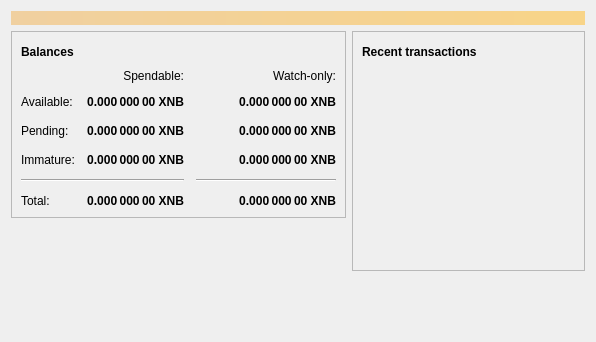
<?xml version="1.0" encoding="UTF-8"?>
<ui version="4.0">
 <class>OverviewPage</class>
 <widget class="QWidget" name="OverviewPage">
  <property name="geometry">
   <rect>
    <x>0</x>
    <y>0</y>
    <width>596</width>
    <height>342</height>
   </rect>
  </property>
  <property name="windowTitle">
   <string>Form</string>
  </property>
  <layout class="QVBoxLayout" name="topLayout">
   <item>
    <widget class="QLabel" name="labelAlerts">
     <property name="visible">
      <bool>false</bool>
     </property>
     <property name="styleSheet">
      <string notr="true">QLabel { background-color: qlineargradient(x1: 0, y1: 0, x2: 1, y2: 0, stop:0 #F0D0A0, stop:1 #F8D488); color:#000000; }</string>
     </property>
     <property name="wordWrap">
      <bool>true</bool>
     </property>
     <property name="margin">
      <number>3</number>
     </property>
     <property name="textInteractionFlags">
      <set>Qt::TextSelectableByMouse</set>
     </property>
    </widget>
   </item>
   <item>
    <layout class="QHBoxLayout" name="horizontalLayout" stretch="1,1">
     <item>
      <layout class="QVBoxLayout" name="verticalLayout_2">
       <item>
        <widget class="QFrame" name="frame">
         <property name="frameShape">
          <enum>QFrame::StyledPanel</enum>
         </property>
         <property name="frameShadow">
          <enum>QFrame::Raised</enum>
         </property>
         <layout class="QVBoxLayout" name="verticalLayout_4">
          <item>
           <layout class="QHBoxLayout" name="horizontalLayout_4">
            <item>
             <widget class="QLabel" name="label_5">
              <property name="font">
               <font>
                <weight>75</weight>
                <bold>true</bold>
               </font>
              </property>
              <property name="text">
               <string>Balances</string>
              </property>
             </widget>
            </item>
            <item>
             <widget class="QPushButton" name="labelWalletStatus">
              <property name="enabled">
               <bool>false</bool>
              </property>
              <property name="maximumSize">
               <size>
                <width>30</width>
                <height>16777215</height>
               </size>
              </property>
              <property name="toolTip">
               <string>The displayed information may be out of date. Your wallet automatically synchronizes with the Xenblocks network after a connection is established, but this process has not completed yet.</string>
              </property>
              <property name="text">
               <string/>
              </property>
              <property name="icon">
               <iconset resource="../bitcoin.qrc">
                <normaloff>:/icons/warning</normaloff>
                <disabledoff>:/icons/warning</disabledoff>:/icons/warning</iconset>
              </property>
              <property name="iconSize">
               <size>
                <width>24</width>
                <height>24</height>
               </size>
              </property>
              <property name="flat">
               <bool>true</bool>
              </property>
             </widget>
            </item>
            <item>
             <spacer name="horizontalSpacer_3">
              <property name="orientation">
               <enum>Qt::Horizontal</enum>
              </property>
              <property name="sizeHint" stdset="0">
               <size>
                <width>40</width>
                <height>20</height>
               </size>
              </property>
             </spacer>
            </item>
           </layout>
          </item>
          <item>
           <layout class="QGridLayout" name="gridLayout">
            <property name="spacing">
             <number>12</number>
            </property>
            <item row="2" column="2">
             <widget class="QLabel" name="labelWatchPending">
              <property name="font">
               <font>
                <weight>75</weight>
                <bold>true</bold>
               </font>
              </property>
              <property name="cursor">
               <cursorShape>IBeamCursor</cursorShape>
              </property>
              <property name="toolTip">
               <string>Unconfirmed transactions to watch-only addresses</string>
              </property>
              <property name="text">
               <string notr="true">0.000 000 00 XNB</string>
              </property>
              <property name="alignment">
               <set>Qt::AlignRight|Qt::AlignTrailing|Qt::AlignVCenter</set>
              </property>
              <property name="textInteractionFlags">
               <set>Qt::LinksAccessibleByMouse|Qt::TextSelectableByKeyboard|Qt::TextSelectableByMouse</set>
              </property>
             </widget>
            </item>
            <item row="2" column="1">
             <widget class="QLabel" name="labelUnconfirmed">
              <property name="font">
               <font>
                <weight>75</weight>
                <bold>true</bold>
               </font>
              </property>
              <property name="cursor">
               <cursorShape>IBeamCursor</cursorShape>
              </property>
              <property name="toolTip">
               <string>Total of transactions that have yet to be confirmed, and do not yet count toward the spendable balance</string>
              </property>
              <property name="text">
               <string notr="true">0.000 000 00 XNB</string>
              </property>
              <property name="alignment">
               <set>Qt::AlignRight|Qt::AlignTrailing|Qt::AlignVCenter</set>
              </property>
              <property name="textInteractionFlags">
               <set>Qt::LinksAccessibleByMouse|Qt::TextSelectableByKeyboard|Qt::TextSelectableByMouse</set>
              </property>
             </widget>
            </item>
            <item row="3" column="2">
             <widget class="QLabel" name="labelWatchImmature">
              <property name="font">
               <font>
                <weight>75</weight>
                <bold>true</bold>
               </font>
              </property>
              <property name="cursor">
               <cursorShape>IBeamCursor</cursorShape>
              </property>
              <property name="toolTip">
               <string>Mined balance in watch-only addresses that has not yet matured</string>
              </property>
              <property name="text">
               <string notr="true">0.000 000 00 XNB</string>
              </property>
              <property name="alignment">
               <set>Qt::AlignRight|Qt::AlignTrailing|Qt::AlignVCenter</set>
              </property>
              <property name="textInteractionFlags">
               <set>Qt::LinksAccessibleByMouse|Qt::TextSelectableByKeyboard|Qt::TextSelectableByMouse</set>
              </property>
             </widget>
            </item>
            <item row="4" column="0" colspan="2">
             <widget class="Line" name="line">
              <property name="orientation">
               <enum>Qt::Horizontal</enum>
              </property>
             </widget>
            </item>
            <item row="4" column="2">
             <widget class="Line" name="lineWatchBalance">
              <property name="sizePolicy">
               <sizepolicy hsizetype="Preferred" vsizetype="Fixed">
                <horstretch>0</horstretch>
                <verstretch>0</verstretch>
               </sizepolicy>
              </property>
              <property name="minimumSize">
               <size>
                <width>140</width>
                <height>0</height>
               </size>
              </property>
              <property name="orientation">
               <enum>Qt::Horizontal</enum>
              </property>
             </widget>
            </item>
            <item row="5" column="0">
             <widget class="QLabel" name="labelTotalText">
              <property name="text">
               <string>Total:</string>
              </property>
             </widget>
            </item>
            <item row="3" column="1">
             <widget class="QLabel" name="labelImmature">
              <property name="font">
               <font>
                <weight>75</weight>
                <bold>true</bold>
               </font>
              </property>
              <property name="cursor">
               <cursorShape>IBeamCursor</cursorShape>
              </property>
              <property name="toolTip">
               <string>Mined balance that has not yet matured</string>
              </property>
              <property name="text">
               <string notr="true">0.000 000 00 XNB</string>
              </property>
              <property name="alignment">
               <set>Qt::AlignRight|Qt::AlignTrailing|Qt::AlignVCenter</set>
              </property>
              <property name="textInteractionFlags">
               <set>Qt::LinksAccessibleByMouse|Qt::TextSelectableByKeyboard|Qt::TextSelectableByMouse</set>
              </property>
             </widget>
            </item>
            <item row="2" column="3">
             <spacer name="horizontalSpacer_2">
              <property name="orientation">
               <enum>Qt::Horizontal</enum>
              </property>
              <property name="sizeHint" stdset="0">
               <size>
                <width>40</width>
                <height>20</height>
               </size>
              </property>
             </spacer>
            </item>
            <item row="3" column="0">
             <widget class="QLabel" name="labelImmatureText">
              <property name="text">
               <string>Immature:</string>
              </property>
             </widget>
            </item>
            <item row="5" column="1">
             <widget class="QLabel" name="labelTotal">
              <property name="font">
               <font>
                <weight>75</weight>
                <bold>true</bold>
               </font>
              </property>
              <property name="cursor">
               <cursorShape>IBeamCursor</cursorShape>
              </property>
              <property name="toolTip">
               <string>Your current total balance</string>
              </property>
              <property name="text">
               <string notr="true">0.000 000 00 XNB</string>
              </property>
              <property name="alignment">
               <set>Qt::AlignRight|Qt::AlignTrailing|Qt::AlignVCenter</set>
              </property>
              <property name="textInteractionFlags">
               <set>Qt::LinksAccessibleByMouse|Qt::TextSelectableByKeyboard|Qt::TextSelectableByMouse</set>
              </property>
             </widget>
            </item>
            <item row="5" column="2">
             <widget class="QLabel" name="labelWatchTotal">
              <property name="font">
               <font>
                <weight>75</weight>
                <bold>true</bold>
               </font>
              </property>
              <property name="cursor">
               <cursorShape>IBeamCursor</cursorShape>
              </property>
              <property name="toolTip">
               <string>Current total balance in watch-only addresses</string>
              </property>
              <property name="text">
               <string notr="true">0.000 000 00 XNB</string>
              </property>
              <property name="alignment">
               <set>Qt::AlignRight|Qt::AlignTrailing|Qt::AlignVCenter</set>
              </property>
              <property name="textInteractionFlags">
               <set>Qt::LinksAccessibleByMouse|Qt::TextSelectableByKeyboard|Qt::TextSelectableByMouse</set>
              </property>
             </widget>
            </item>
            <item row="0" column="2">
             <widget class="QLabel" name="labelWatchonly">
              <property name="text">
               <string>Watch-only:</string>
              </property>
              <property name="alignment">
               <set>Qt::AlignRight|Qt::AlignTrailing|Qt::AlignVCenter</set>
              </property>
             </widget>
            </item>
            <item row="1" column="0">
             <widget class="QLabel" name="labelBalanceText">
              <property name="text">
               <string>Available:</string>
              </property>
             </widget>
            </item>
            <item row="1" column="1">
             <widget class="QLabel" name="labelBalance">
              <property name="font">
               <font>
                <weight>75</weight>
                <bold>true</bold>
               </font>
              </property>
              <property name="cursor">
               <cursorShape>IBeamCursor</cursorShape>
              </property>
              <property name="toolTip">
               <string>Your current spendable balance</string>
              </property>
              <property name="text">
               <string notr="true">0.000 000 00 XNB</string>
              </property>
              <property name="alignment">
               <set>Qt::AlignRight|Qt::AlignTrailing|Qt::AlignVCenter</set>
              </property>
              <property name="textInteractionFlags">
               <set>Qt::LinksAccessibleByMouse|Qt::TextSelectableByKeyboard|Qt::TextSelectableByMouse</set>
              </property>
             </widget>
            </item>
            <item row="1" column="2">
             <widget class="QLabel" name="labelWatchAvailable">
              <property name="font">
               <font>
                <weight>75</weight>
                <bold>true</bold>
               </font>
              </property>
              <property name="cursor">
               <cursorShape>IBeamCursor</cursorShape>
              </property>
              <property name="toolTip">
               <string>Your current balance in watch-only addresses</string>
              </property>
              <property name="text">
               <string notr="true">0.000 000 00 XNB</string>
              </property>
              <property name="alignment">
               <set>Qt::AlignRight|Qt::AlignTrailing|Qt::AlignVCenter</set>
              </property>
              <property name="textInteractionFlags">
               <set>Qt::LinksAccessibleByMouse|Qt::TextSelectableByKeyboard|Qt::TextSelectableByMouse</set>
              </property>
             </widget>
            </item>
            <item row="2" column="0">
             <widget class="QLabel" name="labelPendingText">
              <property name="text">
               <string>Pending:</string>
              </property>
             </widget>
            </item>
            <item row="0" column="1">
             <widget class="QLabel" name="labelSpendable">
              <property name="text">
               <string>Spendable:</string>
              </property>
              <property name="alignment">
               <set>Qt::AlignRight|Qt::AlignTrailing|Qt::AlignVCenter</set>
              </property>
             </widget>
            </item>
           </layout>
          </item>
         </layout>
        </widget>
       </item>
       <item>
        <spacer name="verticalSpacer">
         <property name="orientation">
          <enum>Qt::Vertical</enum>
         </property>
         <property name="sizeHint" stdset="0">
          <size>
           <width>20</width>
           <height>40</height>
          </size>
         </property>
        </spacer>
       </item>
      </layout>
     </item>
     <item>
      <layout class="QVBoxLayout" name="verticalLayout_3">
       <item>
        <widget class="QFrame" name="frame_2">
         <property name="frameShape">
          <enum>QFrame::StyledPanel</enum>
         </property>
         <property name="frameShadow">
          <enum>QFrame::Raised</enum>
         </property>
         <layout class="QVBoxLayout" name="verticalLayout">
          <item>
           <layout class="QHBoxLayout" name="horizontalLayout_2">
            <item>
             <widget class="QLabel" name="label_4">
              <property name="font">
               <font>
                <weight>75</weight>
                <bold>true</bold>
               </font>
              </property>
              <property name="text">
               <string>Recent transactions</string>
              </property>
             </widget>
            </item>
            <item>
             <widget class="QPushButton" name="labelTransactionsStatus">
              <property name="enabled">
               <bool>false</bool>
              </property>
              <property name="maximumSize">
               <size>
                <width>30</width>
                <height>16777215</height>
               </size>
              </property>
              <property name="toolTip">
               <string>The displayed information may be out of date. Your wallet automatically synchronizes with the Xenblocks network after a connection is established, but this process has not completed yet.</string>
              </property>
              <property name="text">
               <string/>
              </property>
              <property name="icon">
               <iconset resource="../bitcoin.qrc">
                <normaloff>:/icons/warning</normaloff>
                <disabledoff>:/icons/warning</disabledoff>:/icons/warning</iconset>
              </property>
              <property name="iconSize">
               <size>
                <width>24</width>
                <height>24</height>
               </size>
              </property>
              <property name="flat">
               <bool>true</bool>
              </property>
             </widget>
            </item>
            <item>
             <spacer name="horizontalSpacer">
              <property name="orientation">
               <enum>Qt::Horizontal</enum>
              </property>
              <property name="sizeHint" stdset="0">
               <size>
                <width>40</width>
                <height>20</height>
               </size>
              </property>
             </spacer>
            </item>
           </layout>
          </item>
          <item>
           <widget class="QListView" name="listTransactions">
            <property name="styleSheet">
             <string notr="true">QListView { background: transparent; }</string>
            </property>
            <property name="frameShape">
             <enum>QFrame::NoFrame</enum>
            </property>
            <property name="verticalScrollBarPolicy">
             <enum>Qt::ScrollBarAlwaysOff</enum>
            </property>
            <property name="horizontalScrollBarPolicy">
             <enum>Qt::ScrollBarAlwaysOff</enum>
            </property>
            <property name="selectionMode">
             <enum>QAbstractItemView::NoSelection</enum>
            </property>
           </widget>
          </item>
         </layout>
        </widget>
       </item>
       <item>
        <spacer name="verticalSpacer_2">
         <property name="orientation">
          <enum>Qt::Vertical</enum>
         </property>
         <property name="sizeHint" stdset="0">
          <size>
           <width>20</width>
           <height>40</height>
          </size>
         </property>
        </spacer>
       </item>
      </layout>
     </item>
    </layout>
   </item>
  </layout>
 </widget>
 <resources/>
 <connections/>
</ui>
